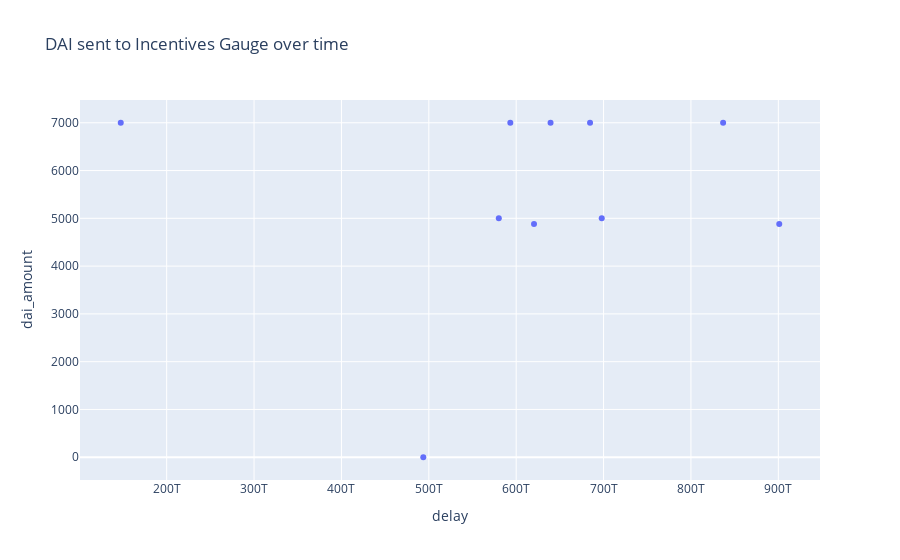

Notebook code for this chart:
### Code cell
px.scatter(dai_to_incentives_gauge, x="delay", y="dai_amount", title="DAI sent to Incentives Gauge over time")

### Figure 1 — Plotly figure (JSON) as saved in the notebook; plotly's stock layout.template omitted (floating-point values rounded to 4 significant figures)
{"data": [{"hovertemplate": "delay=%{x}<br>dai_amount=%{y}<extra></extra>", "legendgroup": "", "marker": {"color": "#636efa", "symbol": "circle"}, "mode": "markers", "name": "", "orientation": "v", "showlegend": false, "type": "scatter", "x": [null, 684528000000000, 493692000000000, 147432000000000, 836808000000000, 593268000000000, 639324000000000, 697908000000000, 580092000000000, 620388000000000, 901056000000000], "xaxis": "x", "y": [7000, 7000, 0.0091, 7000, 7000, 7000, 7000, 5000, 5000, 4880, 4880], "yaxis": "y"}], "layout": {"legend": {"tracegroupgap": 0}, "title": {"text": "DAI sent to Incentives Gauge over time"}, "xaxis": {"anchor": "y", "domain": [0, 1], "title": {"text": "delay"}}, "yaxis": {"anchor": "x", "domain": [0, 1], "title": {"text": "dai_amount"}}}}
